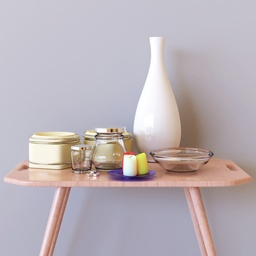
#> input picture input/image2.jpg, 256 x 256 px, shrunk from 1240 x 1240 before the run, found by its file name
$ python script_original.py
#> lines starting #> are read from the running program, lines starting #| are printed output that depends on the picture; after the words box and inside, x2 and y2 are one past the last pixel; in counts of white or black regions, pixels touching at a corner belong together
from PIL import Image
import numpy as np
import os

path = "input\image2.jpg"
base_name = os.path.basename(path)
fileName = os.path.splitext(base_name)[0]

filtro4 = [
    [-1, -1, -1],
    [-1,  8, -1],
    [-1, -1, -1]
]

filtro3 = [
    [0, -1, 0],
    [-1,  4, -1],
    [0, -1, 0]
]

filtro2 = [
    [1, 1, 1],
    [1,  8, 1],
    [1, 1, 1]
]

filtro1 = [
    [0, 1, 0],
    [1,  4, 1],
    [0, 1, 0]
]

def filtro_mediana(imagem, tamanho_janela=5):
    offset = tamanho_janela // 2
    altura, largura = imagem.shape
    resultado = np.copy(imagem)

    for i in range(offset, altura - offset):
        for j in range(offset, largura - offset):
            vizinhos = imagem[i-offset:i+offset+1, j-offset:j+offset+1].flatten()
            resultado[i, j] = np.median(vizinhos)

    return resultado.astype(np.uint8)

# --- 1. Carregamento e pré-processamento da imagem ---
img = Image.open(path).convert('L')
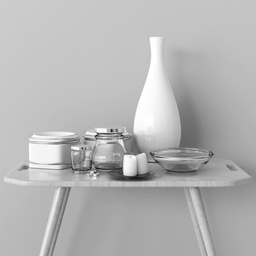
#> img: PIL image 256x256 L; min 20, max 255, mean 180.9
matriz_original = np.array(img).astype(np.float32)
altura, largura = matriz_original.shape
#> altura = 256; largura = 256

# Calcula a média
media = np.mean(matriz_original)
#> media = 180.9

# Indica os ajustes a serem feitos
print(f"Média dos tons de cinza: {media:.2f}")
#| Média dos tons de cinza: 180.90
if media < 50:
    print("Imagem escura: usar A = 10.0 e limiar_diferenca = 90")
    A = 10.0
    limiar_diferenca = 90
elif media < 170:
    print("Imagem média: usar A = 2.0 e limiar_diferenca = 80")
    A = 2.0
    limiar_diferenca = 80
else:
    print("Imagem clara: usar A = 1.4 e limiar_diferenca = 9")
    A = 1.4
    limiar_diferenca = 9


# --- 2. Aplica suavização Gaussiana 3x3 ---
kernel = np.array([[1, 4, 1],
                   [4, 8, 4],
                   [1, 4, 1]], dtype=np.float32)
kernel = kernel / kernel.sum()

suavizada = np.zeros_like(matriz_original)

for i in range(1, altura - 1):
    for j in range(1, largura - 1):
        região = matriz_original[i-1:i+2, j-1:j+2]
        suavizada[i, j] = np.sum(região * kernel)
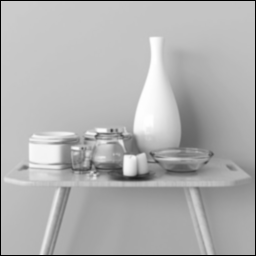
#> suavizada: shape (256, 256) float32; min 0, max 255, mean 178; drawn with min black and max white

# --- 3. Filtro High-Boost ---
matriz_original = filtro_mediana(matriz_original)
#> after the loop in filtro_mediana, `for i in range(offset, altura - offset):`:
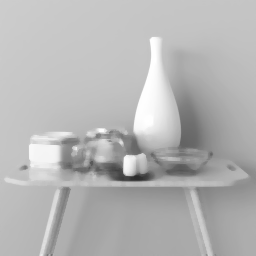
#> resultado: shape (256, 256) float32; min 43, max 255, mean 181.1
if media < 50:
    suavizada = filtro_mediana(suavizada, tamanho_janela=10)
else:
    suavizada = filtro_mediana(suavizada, tamanho_janela=9)
#> call 2 of filtro_mediana, with tamanho_janela = 9
#> after the loop in filtro_mediana (call 2), `for i in range(offset, altura - offset):`:
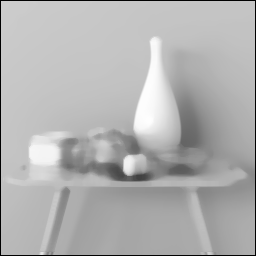
#> resultado: shape (256, 256) float32; min 0, max 254.2, mean 178
highboost = (A * matriz_original) - suavizada
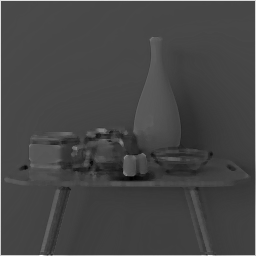
#> highboost: shape (256, 256) float64; min -19.4, max 327.6, mean 75.9; drawn with min black and max white
highboost = np.clip(highboost, 0, 255).astype(np.uint8)

# --- 4. Detecção de bordas com Laplaciano ---
laplaciano = np.zeros((altura, largura), dtype=np.int32)
# Máscara Laplaciana 8-conectada
mascara = np.array([
    [-1, -1, -1],
    [-1,  8, -1],
    [-1, -1, -1]
])

# Aplicando o filtro
for i in range(1, altura - 1):
    for j in range(1, largura - 1):
        regiao = highboost[i-1:i+2, j-1:j+2]
        valor = np.sum(regiao * mascara)
        laplaciano[i, j] = valor
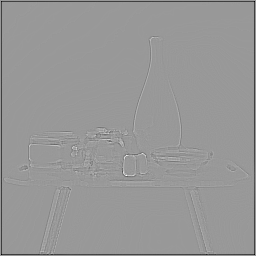
#> laplaciano: shape (256, 256) int32; min -907, max 605, mean -8; drawn with min black and max white

contorno = np.where(np.abs(laplaciano) > limiar_diferenca, 255, 0).astype(np.uint8)
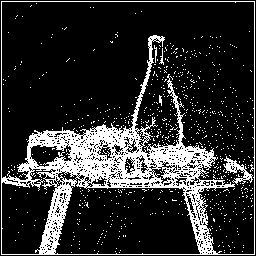
#> contorno: shape (256, 256); 18.3% white; 734 white regions (729 under 20 px), largest, box (x1, y1, x2, y2) and area: (1, 1, 255, 255) 10593, (223, 156, 253, 185) 277, (159, 48, 164, 65) 29, (154, 45, 157, 63) 27, (159, 95, 162, 106) 23

# --- 6. Salva os resultados ---
Image.fromarray(highboost).save(fileName + '_highboost' + '.png')
Image.fromarray(contorno).save(fileName + '_contorno' + '.png')

# --- 7. Mostra visualmente ---
Image.fromarray(highboost).show(title='High-Boost')
Image.fromarray(contorno).show(title='Contorno Detectado')

$ run again, with input/image1.jpg copied over input/image2.jpg
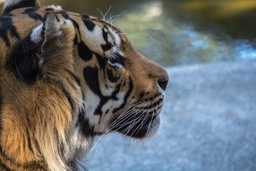
#> input picture input/image1.jpg, 256 x 171 px, shrunk from 3000 x 2000 before the run, found by its file name
#> `img = Image.open(path).convert('L')`:
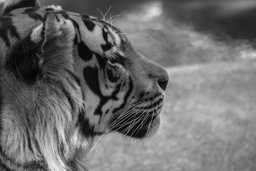
#> img: PIL image 256x171 L; min 1, max 244, mean 109.3
#> media = 109.3
#| Média dos tons de cinza: 109.33
#> `contorno = np.where(np.abs(laplaciano) > limiar_diferenca, 255, 0).ast..`:
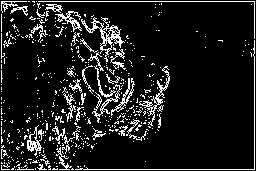
#> contorno: shape (171, 256); 11.1% white in thin lines or dots

$ run again, with input/image10.jpg copied over input/image2.jpg
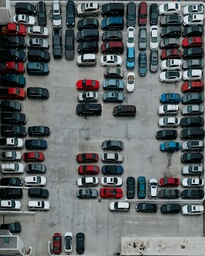
#> input picture input/image10.jpg, 205 x 256 px, shrunk from 3300 x 4124 before the run, found by its file name
#> media = 99.23
#| Média dos tons de cinza: 99.23
#> after the loop `for i in range(1, altura - 1):`:
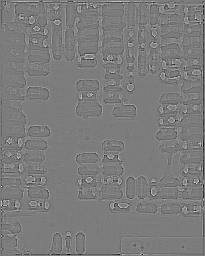
#> laplaciano: shape (256, 205) int32; min -1270, max 1330, mean -3.7; drawn with min black and max white
#> `contorno = np.where(np.abs(laplaciano) > limiar_diferenca, 255, 0).ast..`:
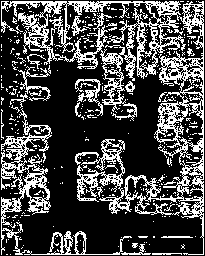
#> contorno: shape (256, 205); 28.5% white in thin lines or dots

$ run again, with input/image11.jpg copied over input/image2.jpg
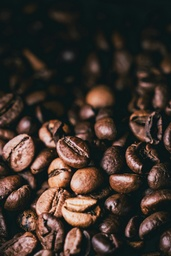
#> input picture input/image11.jpg, 171 x 256 px, shrunk from 2351 x 3525 before the run, found by its file name
#> media = 52.11
#| Média dos tons de cinza: 52.11
#> `contorno = np.where(np.abs(laplaciano) > limiar_diferenca, 255, 0).ast..`:
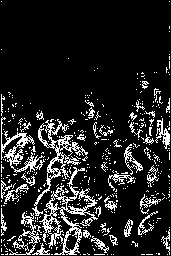
#> contorno: shape (256, 171); 14% white in thin lines or dots
